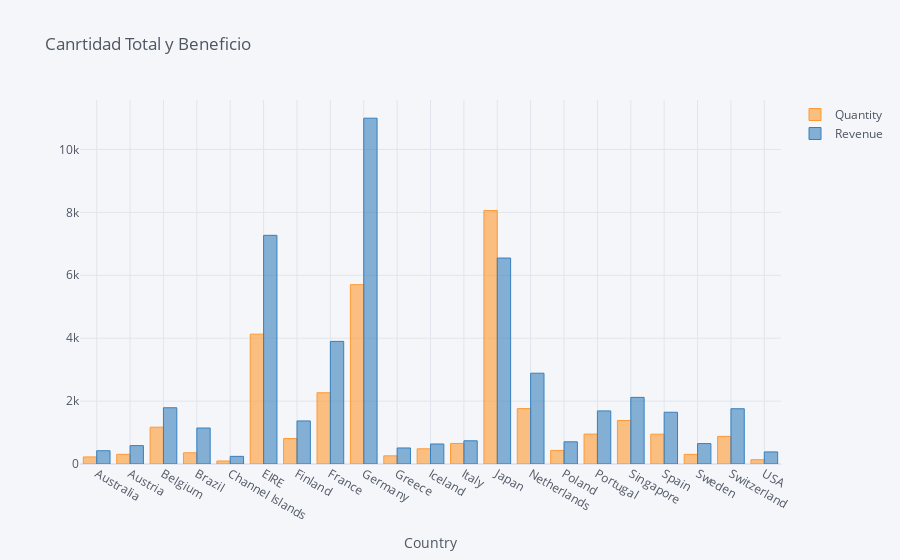

Source (notebook cell):
### Code cell
data=data.groupby('Country').sum()

data=data[['Quantity', 'Revenue']]

data.iplot(kind='bar',
           xTitle='Country',
           title='Canrtidad Total y Beneficio')

### Figure 1 — Plotly figure (JSON) as saved in the notebook; plotly's stock layout.template omitted (floating-point values rounded to 4 significant figures)
{"data": [{"marker": {"color": "rgba(255, 153, 51, 0.6)", "line": {"color": "rgba(255, 153, 51, 1.0)", "width": 1}}, "name": "Quantity", "orientation": "v", "text": "", "type": "bar", "x": ["Australia", "Austria", "Belgium", "Brazil", "Channel Islands", "EIRE", "Finland", "France", "Germany", "Greece", "Iceland", "Italy", "Japan", "Netherlands", "Poland", "Portugal", "Singapore", "Spain", "Sweden", "Switzerland", "USA"], "y": [224, 308, 1170, 356, 96, 4129, 810, 2265, 5702, 260, 483, 653, 8058, 1762, 432, 951, 1384, 948, 306, 878, 137]}, {"marker": {"color": "rgba(55, 128, 191, 0.6)", "line": {"color": "rgba(55, 128, 191, 1.0)", "width": 1}}, "name": "Revenue", "orientation": "v", "text": "", "type": "bar", "x": ["Australia", "Austria", "Belgium", "Brazil", "Channel Islands", "EIRE", "Finland", "France", "Germany", "Greece", "Iceland", "Italy", "Japan", "Netherlands", "Poland", "Portugal", "Singapore", "Spain", "Sweden", "Switzerland", "USA"], "y": [421.6, 584.8, 1788.0, 1144.0, 243.0, 7270.0, 1369.0, 3899.0, 10990.0, 509.7, 636.2, 737.8, 6549.0, 2887.0, 705.8, 1688.0, 2119.0, 1646.0, 649.1, 1757.0, 383.9]}], "layout": {"autosize": true, "legend": {"bgcolor": "#F5F6F9", "font": {"color": "#4D5663"}}, "paper_bgcolor": "#F5F6F9", "plot_bgcolor": "#F5F6F9", "title": {"font": {"color": "#4D5663"}, "text": "Canrtidad Total y Beneficio"}, "xaxis": {"autorange": true, "gridcolor": "#E1E5ED", "range": [-0.5, 20.5], "showgrid": true, "tickfont": {"color": "#4D5663"}, "title": {"font": {"color": "#4D5663"}, "text": "Country"}, "type": "category", "zerolinecolor": "#E1E5ED"}, "yaxis": {"autorange": true, "gridcolor": "#E1E5ED", "range": [0, 11570.0], "showgrid": true, "tickfont": {"color": "#4D5663"}, "title": {"font": {"color": "#4D5663"}, "text": ""}, "type": "linear", "zerolinecolor": "#E1E5ED"}}}
